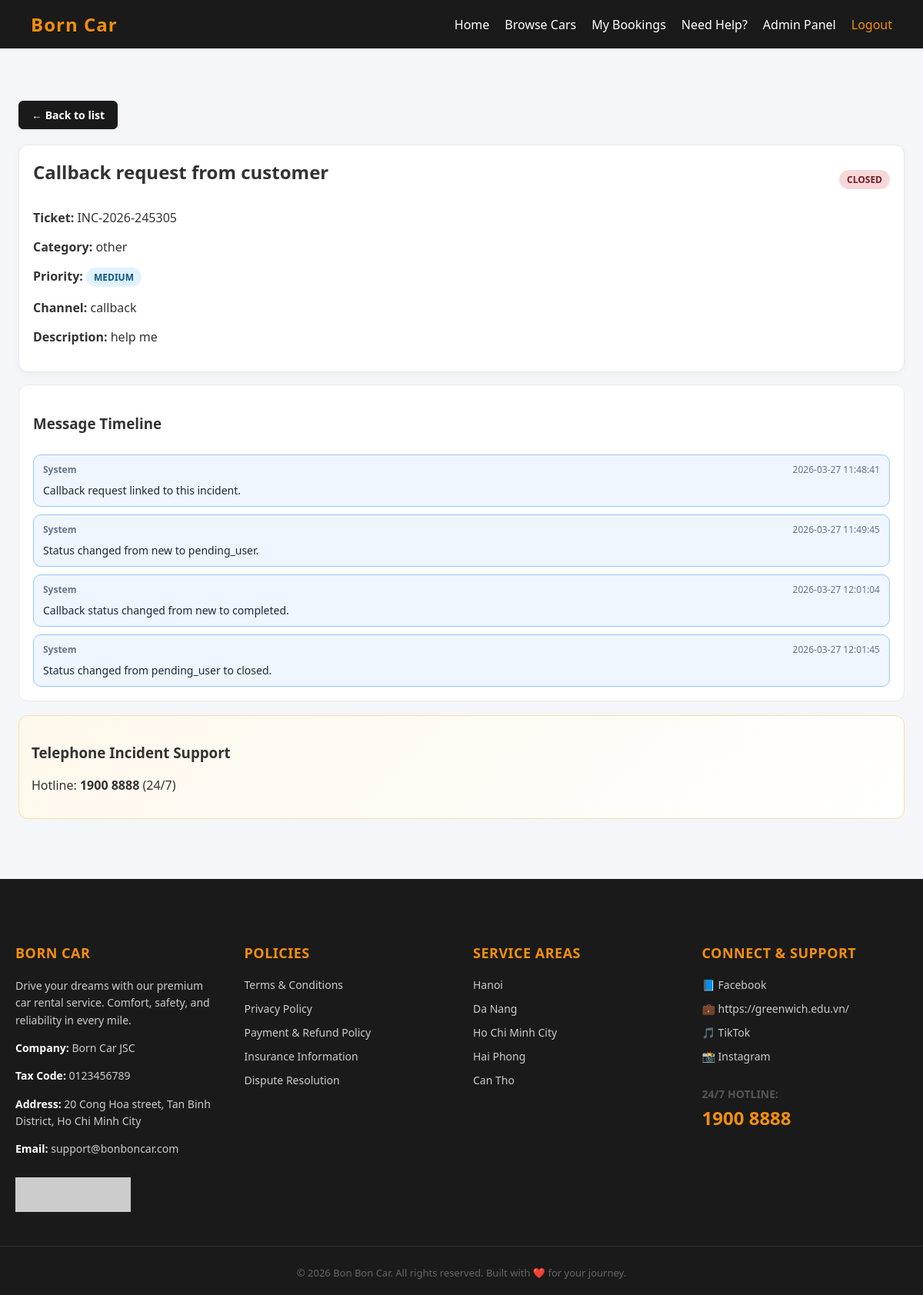
Page /index.php?action=support_detail&id=2 (signed in) on the committed database.
### tables this page shows
CREATE TABLE `incidents` (
  `id` bigint(20) UNSIGNED NOT NULL,
  `ticket_code` varchar(30) NOT NULL,
  `user_id` int(11) NOT NULL,
  `booking_id` int(11) DEFAULT NULL,
  `channel` enum('web_form','phone','callback','live_chat') NOT NULL DEFAULT 'web_form',
  `category` enum('booking_error','vehicle_issue','payment','app_bug','other') NOT NULL DEFAULT 'other',
  `priority` enum('low','medium','high','urgent') NOT NULL DEFAULT 'medium',
  `subject` varchar(200) NOT NULL,
  `description` text NOT NULL,
  `status` enum('new','open','in_progress','pending_user','resolved','closed') NOT NULL DEFAULT 'new',
  `assigned_admin_id` int(11) DEFAULT NULL,
  `created_at` timestamp NOT NULL DEFAULT current_timestamp(),
  `updated_at` timestamp NOT NULL DEFAULT current_timestamp() ON UPDATE current_timestamp(),
  `resolved_at` datetime DEFAULT NULL
);

CREATE TABLE `incident_messages` (
  `id` bigint(20) UNSIGNED NOT NULL,
  `incident_id` bigint(20) UNSIGNED NOT NULL,
  `sender_type` enum('user','admin','system') NOT NULL,
  `sender_id` int(11) DEFAULT NULL,
  `message` text NOT NULL,
  `created_at` timestamp NOT NULL DEFAULT current_timestamp()
);

### datafunctions/incident_functions.php (called while the page is built, shortened)
<?php
function getIncidentByIdForUser(int $incidentId, int $userId)
{
    $db = getConnection();
    $sql = 'SELECT i.*, u.fullname AS assigned_admin_name
            FROM incidents i
            LEFT JOIN users u ON u.id = i.assigned_admin_id
            WHERE i.id = :incident_id AND i.user_id = :user_id
            LIMIT 1';
    $stmt = $db->prepare($sql);
    $stmt->execute([
        ':incident_id' => $incidentId,
        ':user_id' => $userId
    ]);
    return $stmt->fetch(PDO::FETCH_ASSOC);
}
function getIncidentMessages(int $incidentId): array
{
    $db = getConnection();
    $sql = 'SELECT im.*, u.fullname AS sender_name
            FROM incident_messages im
            LEFT JOIN users u ON u.id = im.sender_id
            WHERE im.incident_id = :incident_id
            ORDER BY im.created_at ASC, im.id ASC';
    $stmt = $db->prepare($sql);
    $stmt->execute([':incident_id' => $incidentId]);
    return $stmt->fetchAll(PDO::FETCH_ASSOC);
}

### views/pages/support_detail.php (the view, shortened to what this page needs)
<?php
$incident = $incident ?? [];
$messages = $messages ?? [];
?>
<!DOCTYPE html>
<html lang="en">
<head>
    <link rel="stylesheet" href="css/style.css">
</head>
<body>
    <?php require_once __DIR__ . '/../layouts/header.php'; ?>
    <div class="container support-page">
        <a href="index.php?action=support_list" class="btn-back">&larr; Back to list</a>
        <div class="incident-card">
            <div class="incident-card-head">
                <h2><?= htmlspecialchars((string) ($incident['subject'] ?? '')) ?></h2>
                <span class="status-badge status-<?= htmlspecialchars((string) ($incident['status'] ?? 'new')) ?>">
                    <?= htmlspecialchars((string) ($incident['status'] ?? 'new')) ?>
                </span>
            </div>
            <p><strong>Ticket:</strong> <?= htmlspecialchars((string) ($incident['ticket_code'] ?? '')) ?></p>
            <p><strong>Category:</strong> <?= htmlspecialchars((string) ($incident['category'] ?? '')) ?></p>
            <p>
                <strong>Priority:</strong>
                <span class="priority-badge priority-<?= htmlspecialchars((string) ($incident['priority'] ?? 'medium')) ?>">
                    <?= htmlspecialchars((string) ($incident['priority'] ?? 'medium')) ?>
                </span>
            </p>
            <p><strong>Channel:</strong> <?= htmlspecialchars((string) ($incident['channel'] ?? 'web_form')) ?></p>
            <p><strong>Description:</strong> <?= nl2br(htmlspecialchars((string) ($incident['description'] ?? ''))) ?></p>
        </div>
        <div class="support-thread" id="supportThread">
            <h3>Message Timeline</h3>
            <?php if (empty($messages)): ?>
                <p>No messages yet.</p>
            <?php else: ?>
                <?php foreach ($messages as $message): ?>
                    <?php $senderType = (string) ($message['sender_type'] ?? 'system'); ?>
                    <div class="support-message support-message-<?= htmlspecialchars($senderType) ?>">
                        <div class="support-message-meta">
                            <strong><?= htmlspecialchars((string) ($message['sender_name'] ?? ucfirst($senderType))) ?></strong>
                            <span><?= htmlspecialchars((string) ($message['created_at'] ?? '')) ?></span>
                        </div>
                        <div class="support-message-body"><?= nl2br(htmlspecialchars((string) ($message['message'] ?? ''))) ?></div>
                    </div>
                <?php endforeach; ?>
            <?php endif; ?>
        </div>
        <div class="callback-box">
            <h3>Telephone Incident Support</h3>
            <p>Hotline: <strong>1900 8888</strong> (24/7)</p>
        </div>
    </div>
    <?php require_once __DIR__ . '/../layouts/footer.php'; ?>
</body>
</html>

### css/style.css (style rules this page uses)
body { font-family: "Segoe UI", Tahoma, Geneva, Verdana, sans-serif; background-color: #f4f6f8; margin: 0; color: #333; }
.container { max-width: 1300px; margin: 40px auto; padding: 0 20px; }
.btn-back { display: inline-flex; text-decoration: none; color: #fff; font-weight: 700; font-size: 14px; padding: 8px 16px; background: #1a1a1a; border: 1px solid #1a1a1a; border-radius: 6px; box-shadow: 0 2px 4px rgba(0, 0, 0, 0.05); transition: all 0.3s; margin-bottom: 20px; }
body { background-color: #f4f6f9; margin: 0; font-family: "Segoe UI", Tahoma, Geneva, Verdana, sans-serif; }
.support-page { padding: 28px 24px; }
.incident-card { background: #ffffff; border: 1px solid #e6e8ec; border-radius: 12px; padding: 18px; margin-bottom: 16px; box-shadow: 0 2px 8px rgba(0, 0, 0, 0.04); }
.incident-card h2, .incident-card h3, .incident-card p { margin-top: 0; }
.incident-card-head { display: flex; justify-content: space-between; align-items: center; gap: 12px; margin-bottom: 12px; }
.status-badge, .priority-badge { display: inline-flex; align-items: center; padding: 4px 10px; border-radius: 999px; font-size: 12px; font-weight: 700; text-transform: uppercase; }
.status-badge { background: #edf2f7; color: #2d3748; }
.status-badge.status-closed { background: #f8d7da; color: #721c24; }
.priority-badge { background: #e2e8f0; color: #334155; }
.priority-badge.priority-medium { background: #e0f2fe; color: #075985; }
.support-thread { display: flex; flex-direction: column; gap: 10px; background: #ffffff; border: 1px solid #e8eaef; border-radius: 12px; padding: 18px; max-height: 520px; overflow-y: auto; margin-bottom: 16px; }
.support-message { border-radius: 10px; padding: 10px 12px; border: 1px solid #e5e7eb; background: #f9fafb; }
.support-message.support-message-system { border-color: #93c5fd; background: #eff6ff; }
.support-message-meta { display: flex; justify-content: space-between; align-items: center; gap: 8px; font-size: 12px; color: #64748b; margin-bottom: 8px; }
.support-message-body { font-size: 14px; color: #1f2937; line-height: 1.5; }
.callback-box { background: linear-gradient(135deg, #fff8ec, #ffffff); border: 1px solid #ffdca8; border-radius: 12px; padding: 16px; margin-top: 18px; }

### rows in the picture
incidents: subject "Callback request from customer", status "CLOSED", ticket_code "INC-2026-245305", category "other", priority "MEDIUM", channel "callback", description "help me"
incident_messages: sender_name "System", created_at "2026-03-27 11:48:41", message "Callback request linked to this incident."
incident_messages: sender_name "System", created_at "2026-03-27 11:49:45", message "Status changed from new to pending_user."
incident_messages: sender_name "System", created_at "2026-03-27 12:01:04", message "Callback status changed from new to completed."
incident_messages: sender_name "System", created_at "2026-03-27 12:01:45", message "Status changed from pending_user to closed."
